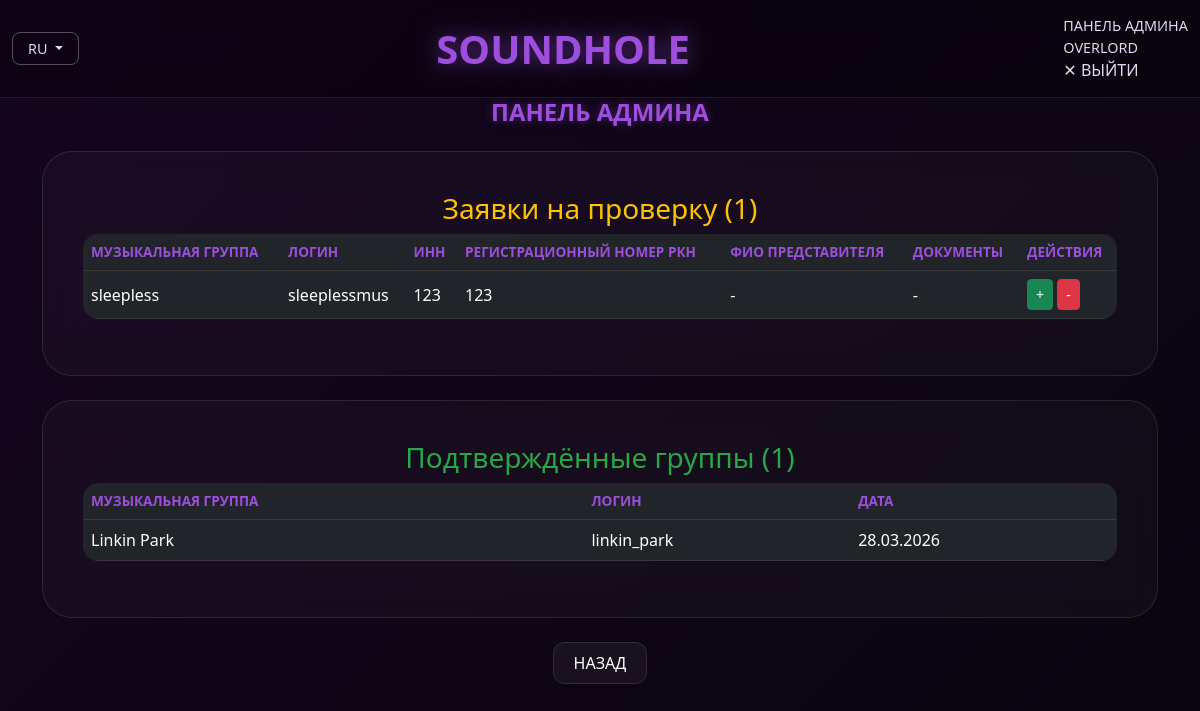
The app's page /developers (signed in), older data.
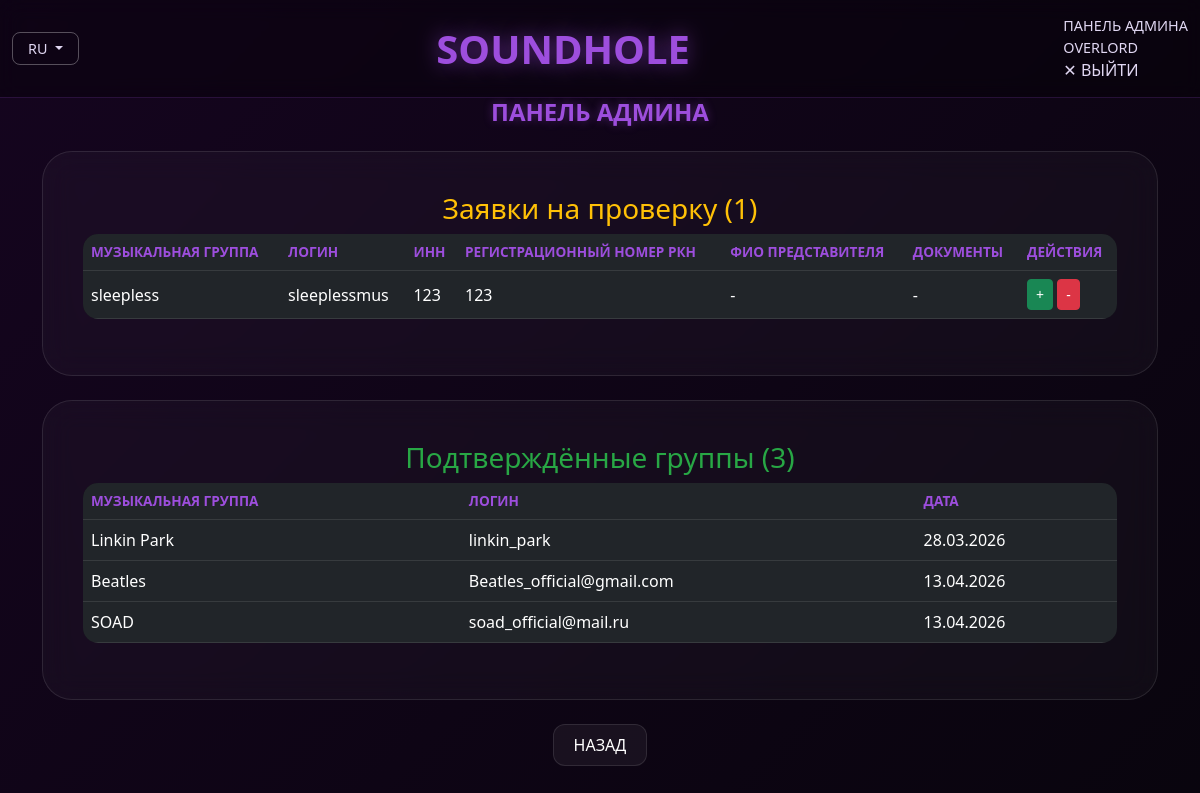
The same page, newer data.
### backend/database/models/users_model.py (models this page shows, shortened)
class UserModel(SqlAlchemyBase):
    __tablename__ = 'users'
    id = sqlalchemy.Column(
        sqlalchemy.Integer, primary_key=True, autoincrement=True)
    username = sqlalchemy.Column(
        sqlalchemy.String, index=True, unique=True, nullable=True)
    name = sqlalchemy.Column(sqlalchemy.String, nullable=True)
    about = sqlalchemy.Column(sqlalchemy.String, nullable=True)
    email = sqlalchemy.Column(
        sqlalchemy.String, index=True, unique=True, nullable=True)
    role = sqlalchemy.Column(sqlalchemy.String, default='user')
    funds = sqlalchemy.Column(sqlalchemy.Integer, default=0)
    inn = sqlalchemy.Column(sqlalchemy.String, nullable=True)
    rkn_number = sqlalchemy.Column(sqlalchemy.String, nullable=True)
    docs_path = sqlalchemy.Column(sqlalchemy.String, nullable=True)
    status = sqlalchemy.Column(sqlalchemy.String, default='active')
    hashed_password = sqlalchemy.Column(sqlalchemy.String, nullable=True)
    created_date = sqlalchemy.Column(
        sqlalchemy.DateTime, default=datetime.datetime.now)
    band_page = orm.relationship(
        "BandPageModel", back_populates='band', uselist=False)

### app.py (the view)
@app.route('/developers')
def developers():
    if 'user' not in session or session.get('role') != 'admin':
        flash("Доступ только для разработчиков", "warning")
        return redirect(url_for('index'))
    db_sess = db_session.create_session()
    pending_bands = db_sess.query(UserModel).filter(UserModel.role == 'band', UserModel.status == 'pending').all()
    approved_bands = db_sess.query(UserModel).filter(UserModel.role == 'band', UserModel.status == 'active').all()
    db_sess.close()
    return render_template('developers.html', pending_bands=pending_bands, approved_bands=approved_bands)

### app.py (called while the page is built)
@app.context_processor
def inject_vars():
    lang = session.get('lang', 'ru')
    return dict(txt=TRANSLATIONS.get(lang, TRANSLATIONS['ru']), current_lang=lang)

### backend/database/db_session.py (called while the page is built)
def create_session() -> Session:
    global __factory
    return __factory()

### templates/developers.html
{% extends 'base.html' %}
{% block content %}
<div class="container">
    <h2 class="page-title mb-4 text-center">{{ txt.admin_panel }}</h2>
    <div class="custom-card mb-4">
        <h3 class="text-warning text-center"> {{ txt.pending_apps }} ({{ pending_bands|length }})</h3>
        {% if pending_bands %}
            <div class="table-responsive">
                <table class="table table-dark">
                    <thead>
                        <tr>
                            <th>{{ txt.band }}</th>
                            <th>{{ txt.login_col }}</th>
                            <th>{{ txt.inn }}</th>
                            <th>{{ txt.rkn }}</th>
                            <th>{{ txt.rep_name }}</th>
                            <th>{{ txt.docs }}</th>
                            <th>{{ txt.actions }}</th>
                        </tr>
                    </thead>
                    <tbody>
                        {% for band in pending_bands %}
                        <tr>
                            <td>{{ band.name }}</td>
                            <td>{{ band.username }}</td>
                            <td>{{ band.inn or '-' }}</td>
                            <td>{{ band.rkn_number or '-' }}</td>
                            <td>{{ band.rep_name or '-' }}</td>
                            <td>
                                {% if band.docs_path %}
                                <a href="{{ band.docs_path }}" class="btn btn-sm btn-info" download></a>
                                {% else %}-{% endif %}
                            </td>
                            <td>
                                <a href="{{ url_for('approve_band', band_id=band.id) }}" class="btn btn-sm btn-success">+</a>
                                <a href="{{ url_for('reject_band', band_id=band.id) }}" class="btn btn-sm btn-danger">-</a>
                            </td>
                        </tr>
                        {% endfor %}
                    </tbody>
                </table>
            </div>
        {% else %}
            <p class="text-white-50 text-center">{{ txt.no_pending }}</p>
        {% endif %}
    </div>
    <div class="custom-card">
        <h3 class="text-success text-center"> {{ txt.approved_bands }} ({{ approved_bands|length }})</h3>
        {% if approved_bands %}
            <div class="table-responsive">
                <table class="table table-dark">
                    <thead>
                        <tr>
                            <th>{{ txt.band }}</th>
                            <th>{{ txt.login_col }}</th>
                            <th>{{ txt.date }}</th>
                        </tr>
                    </thead>
                    <tbody>
                        {% for band in approved_bands %}
                        <tr>
                            <td>{{ band.name }}</td>
                            <td>{{ band.username }}</td>
                            <td>{{ band.created_date.strftime('%d.%m.%Y') if band.created_date else '-' }}</td>
                        </tr>
                        {% endfor %}
                    </tbody>
                </table>
            </div>
        {% else %}
            <p class="text-white-50 text-center">{{ txt.no_approved }}</p>
        {% endif %}
    </div>
    <div class="mt-4 text-center">
        <a href="{{ url_for('index') }}" class="btn-back">{{ txt.back }}</a>
    </div>
</div>
{% endblock %}

### templates/base.html (shortened to what this page needs)
<!DOCTYPE html>
<html lang="{{ current_lang }}">
<head>
    <link href="https://cdn.jsdelivr.net/npm/bootstrap@5.3.0/dist/css/bootstrap.min.css" rel="stylesheet">
    <link rel="stylesheet" href="{{ url_for('static', filename='css/style.css') }}">
</head>
<body>
    <nav class="navbar navbar-expand-lg">
        <div class="container-fluid navbar-container">
            <div class="navbar-left">
                <div class="lang-dropdown">
                    <button class="btn-lang dropdown-toggle" type="button" data-bs-toggle="dropdown">
                        {{ current_lang|upper }}
                    </button>
                </div>
            </div>
            <div class="navbar-center">
                <a class="navbar-brand" href="{{ url_for('index') }}">SOUNDHOLE</a>
            </div>
            <div class="navbar-right">
                <div class="nav-items user-group">
                    {% if session.get('role') == 'admin' %}
                    <a class="nav-link admin-link" href="{{ url_for('developers') }}">{{ txt.admin_panel }}</a>
                    {% endif %}
                    {% if session.get('user_id') %}
                    <div class="user-actions">
                        <a class="nav-link profile-link" href="{{ url_for('account') }}">
                            {{ session['display_name'] }}
                        </a>
                        <a class="nav-link logout-link" href="{{ url_for('logout') }}">✕ {{ txt.logout }}</a>
                    </div>
                    {% else %}
                    <a class="nav-link login-link" href="{{ url_for('login') }}">{{ txt.login }}</a>
                    {% endif %}
                </div>
            </div>
        </div>
    </nav>
    <div class="main-content">
        {% block content %}{% endblock %}
    </div>
</body>
</html>

### static/css/style.css (style rules this page uses)
body { margin: 0; min-height: 100vh; font-family: 'Segoe UI', sans-serif; background: linear-gradient(-45deg, #020205, #0d051a, #050508, #15051f); background-size: 400% 400%; animation: gradientBG 20s ease infinite; color: #e0d7f2; }
.navbar { background: rgba(0, 0, 0, 0.3) !important; backdrop-filter: blur(10px); border-bottom: 1px solid rgba(157, 78, 221, 0.2); padding: 15px 0; position: relative; z-index: 1000; }
.navbar-brand { font-size: 2.5rem; font-weight: 900; color: #9d4edd; text-shadow: 0 0 20px rgba(157, 78, 221, 0.6); text-decoration: none; white-space: nowrap; z-index: 1001; }
.page-title { font-size: 1.5rem; font-weight: 700; text-transform: uppercase; color: #9d4edd; text-shadow: 0 0 10px rgba(157, 78, 221, 0.4); }
.admin-link, .profile-link { font-size: 0.9rem; }
.lang-dropdown { position: relative; display: inline-block; }
.btn-lang { background: transparent; border: 1px solid rgba(255, 255, 255, 0.3); color: #e0d7f2; padding: 5px 15px; border-radius: 8px; font-size: 0.9rem; transition: 0.3s; cursor: pointer; }
.custom-card { background: rgba(255, 255, 255, 0.03); backdrop-filter: blur(15px); border: 1px solid rgba(255, 255, 255, 0.1); border-radius: 30px; padding: 40px; }
.btn-back { background: rgba(255, 255, 255, 0.05); color: white; padding: 8px 20px; border-radius: 12px; text-decoration: none; border: 1px solid rgba(255, 255, 255, 0.1); transition: 0.3s; display: inline-block; white-space: nowrap; }
.nav-link { color: #e0d7f2 !important; transition: 0.3s; }
.table-dark { background: rgba(0, 0, 0, 0.3); border-radius: 15px; overflow: hidden; }
.table-dark th { color: #9d4edd; font-weight: 700; text-transform: uppercase; font-size: 0.85rem; }
.table-dark td { vertical-align: middle; }
.text-warning { color: #ffc107 !important; }
.text-success { color: #28a745 !important; }
.text-center { text-align: center !important; }
.mb-4 { margin-bottom: 1.5rem !important; }

Row changes from the older to the newer data that the page shows:
added UserModel: name "Beatles", username "Beatles_official@gmail.com", created_date "13.04.2026", shown under "Подтверждённые группы (3)"
added UserModel: name "SOAD", username "soad_official@mail.ru", created_date "13.04.2026", shown under "Подтверждённые группы (3)"
Text that changed along with them:
{{ approved_bands|length }}: "1" → "3"
